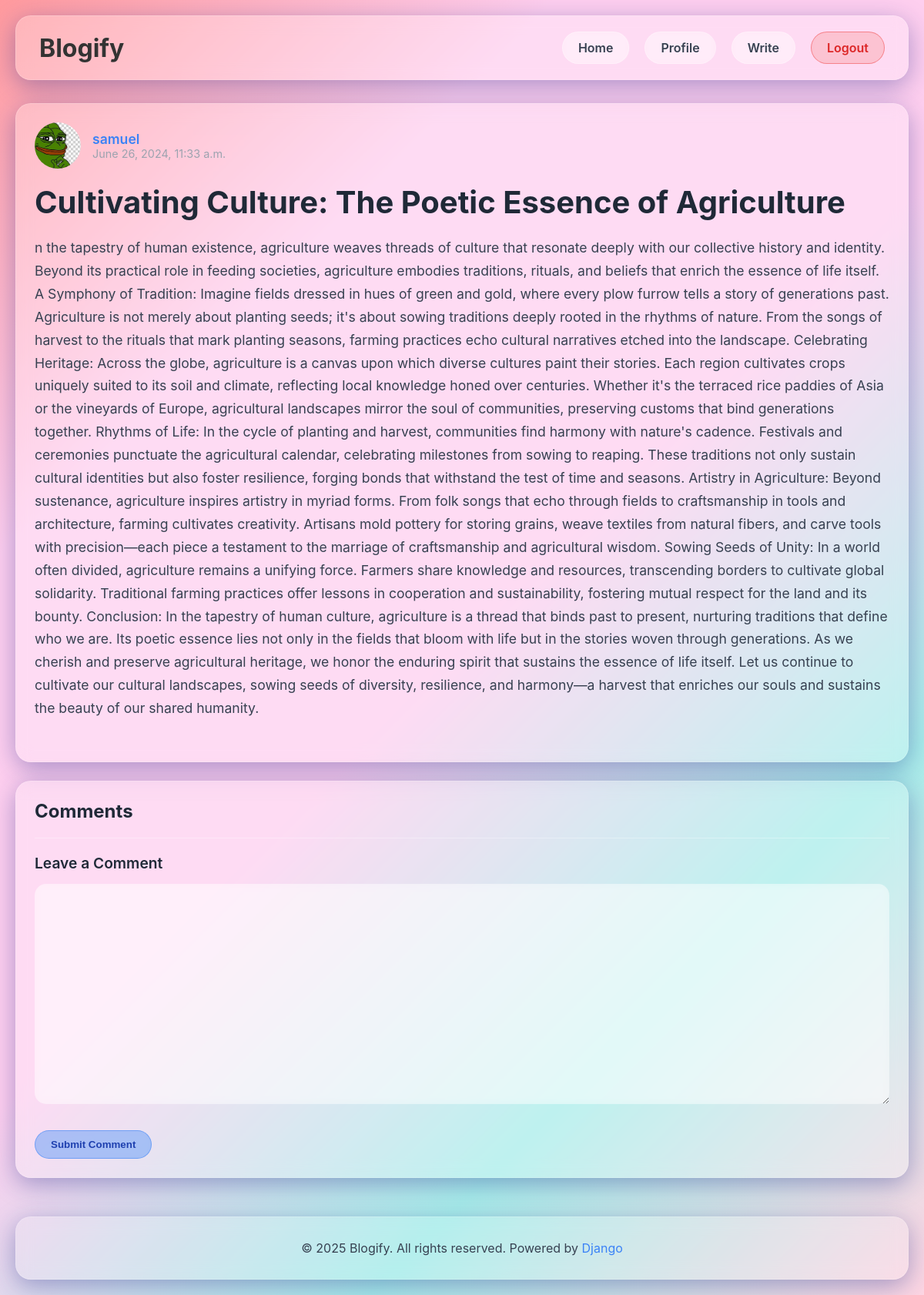
The page /post/3/ (signed in) on the database its author committed.
### main/models.py (models this page shows, shortened)
class Post(models.Model):
    title = models.CharField(max_length=200)
    content = RichTextField(config_name='blog_post')
    author = models.ForeignKey(User, on_delete=models.CASCADE)
    created_at = models.DateTimeField(default=timezone.now)
    updated_at = models.DateTimeField(auto_now=True)
    published_at = models.DateTimeField(blank=True, null=True, default=timezone.now)
    slug = models.SlugField(unique=True)

### users/models.py (models this page shows, shortened)
class Profile(models.Model):
    user = models.OneToOneField(User, on_delete=models.CASCADE)
    image = models.ImageField(blank=True, null='True', upload_to= user_directory_path, default= 'profile_pics/blank_profile.jpeg')
    bio = models.TextField(blank=True, default='')
    phone_number = PhoneNumberField()
    slug = models.SlugField(unique=True, blank=True, null=True)

### main/views.py (the view)
# urls.py: path('post/<int:pk>/', views.post_detail, name='post-detail'),
@login_required
def post_detail(request, pk):
    post = get_object_or_404(Post, pk=pk)
    comments = post.comments.all()
    if request.method == "POST":
        comment_form = CommentForm(request.POST)
        if comment_form.is_valid():
            new_comment = comment_form.save(commit=False)
            new_comment.post = post
            new_comment.author = request.user
            new_comment.save()
            return redirect('post-detail', pk=post.pk)
    else:
        comment_form = CommentForm()
    return render(request, 'views/post_detail.html',{'post': post, 'comments': comments, 'comment_form': comment_form})

### main/forms.py
class CommentForm(forms.ModelForm):
    class Meta:
        model = Comment
        fields = ['content']

### main/templates/views/post_detail.html (shortened to what this page needs)
{% extends "base/base.html" %}
{% load static %}
{% block 'home'%}
<a href="{% url 'home' %}">
    Home
</a>
{% endblock %}
{% block 'content' %}
<article class="glass-card">
    <div style="display: flex; align-items: center; gap: 15px; margin-bottom: 20px;">
        <img src="{{ post.author.profile.image.url }}" alt="Author"
             style="width: 60px; height: 60px; border-radius: 50%; object-fit: cover;">
        <div>
            {% if post.author.profile %}
            <a href="{% url 'profile-detail' post.author.profile.slug %}"
               style="color: #3b82f6; text-decoration: none; font-weight: 600; font-size: 1.1rem;">{{ post.author }}</a>
            {% else %}
            <a href="#" style="color: #3b82f6; text-decoration: none; font-weight: 600; font-size: 1.1rem;">{{ post.author }}</a>
            {% endif %}
            <div style="color: #9ca3af; font-size: 0.9rem;">{{ post.published_at }}</div>
        </div>
    </div>
    <h1 style="font-size: 2.5rem; font-weight: 700; color: #1f2937; margin-bottom: 20px; line-height: 1.2;">
        {{ post.title }}
    </h1>
    <div class="post-content" style="color: #374151; font-size: 1.1rem; line-height: 1.7; margin-bottom: 30px;">
        {{ post.content|safe }}
    </div>
</article>
<div class="glass-card">
    <h3 style="font-size: 1.5rem; font-weight: 700; color: #1f2937; margin-bottom: 20px;">Comments</h3>
    <div style="border-top: 1px solid rgba(255, 255, 255, 0.3); padding-top: 20px; margin-top: 20px;">
        <h4 style="font-size: 1.2rem; font-weight: 600; color: #1f2937; margin-bottom: 15px;">Leave a Comment</h4>
        <form method="post">
            <div style="margin-bottom: 15px;">
                {{ comment_form.content }}
            </div>
            <button type="submit" class="btn btn-primary">Submit Comment</button>
        </form>
    </div>
</div>
{% endblock %}

### main/static/css/glassmorphism.css (style rules this page uses)
* { margin: 0; padding: 0; box-sizing: border-box; }
body { font-family: -apple-system, BlinkMacSystemFont, 'Segoe UI', Roboto, sans-serif; background: linear-gradient(135deg, #ff9a9e 0%, #fecfef 25%, #fecfef 50%, #a8edea 75%, #fed6e3 100%); min-height: 100vh; padding: 20px; }
.glass-card { background: rgba(255, 255, 255, 0.25); -webkit-backdrop-filter: blur(10px); backdrop-filter: blur(10px); border-radius: 20px; border: 1px solid rgba(255, 255, 255, 0.18); padding: 24px; margin-bottom: 24px; box-shadow: 0 8px 32px 0 rgba(31, 38, 135, 0.37); }
.nav-links a { color: #374151; text-decoration: none; font-weight: 600; padding: 10px 20px; border-radius: 25px; background: rgba(255, 255, 255, 0.3); -webkit-backdrop-filter: blur(5px); backdrop-filter: blur(5px); border: 1px solid rgba(255, 255, 255, 0.3); transition: all 0.3s ease; }
.btn { padding: 10px 20px; border-radius: 25px; font-weight: 600; text-decoration: none; display: inline-block; transition: all 0.3s ease; cursor: pointer; border: none; -webkit-backdrop-filter: blur(5px); backdrop-filter: blur(5px); }
.btn-primary { background: rgba(59, 130, 246, 0.4); border: 1px solid rgba(59, 130, 246, 0.5); color: #1e40af; }
input[type="text"], input[type="email"], input[type="password"], input[type="file"], textarea, select { width: 100%; padding: 15px 20px; border: none; border-radius: 15px; background: rgba(255, 255, 255, 0.4); -webkit-backdrop-filter: blur(5px); backdrop-filter: blur(5px); font-size: 1rem; outline: none; color: #374151; margin-bottom: 15px; font-family: inherit; resize: vertical; }
textarea { min-height: 120px; line-height: 1.6; }
body { background: linear-gradient(135deg, #ff9a9e 0%, #fecfef 25%, #fecfef 50%, #a8edea 75%, #fed6e3 100%) !important; min-height: 100vh !important; padding: 20px !important; }
html { background: linear-gradient(135deg, #ff9a9e 0%, #fecfef 25%, #fecfef 50%, #a8edea 75%, #fed6e3 100%) !important; }
.post-content { line-height: 1.7; }

### rows shown on the page
Post: author.profile.image (picture), author "samuel", published_at "June 26, 2024, 11:33 a.m.", title "Cultivating Culture: The Poetic Essence of Agriculture", content "n the tapestry of human existence, agriculture weaves threads of culture that resonate deeply with our collective history and identity. Beyond its practical role in feeding societies, agriculture embodies traditions, rituals, and beliefs that enrich the essence of life itself. A Symphony of Tradition: Imagine fields dressed in hues of green and gold, where every plow furrow tells a story of generations past. Agriculture is not merely about planting seeds; it's about sowing traditions deeply rooted in the rhythms of nature. From the songs of harvest to the rituals that mark planting seasons, farming practices echo cultural narratives etched into the landscape. Celebrating Heritage: Across…"
